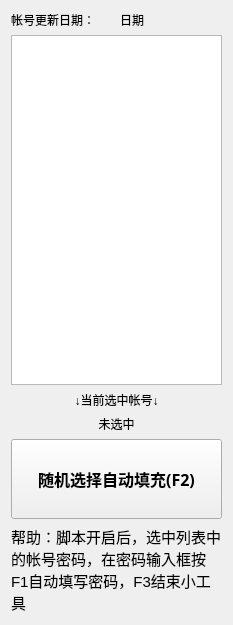
<?xml version="1.0" encoding="UTF-8"?>
<ui version="4.0">
 <class>Form</class>
 <widget class="QWidget" name="Form">
  <property name="geometry">
   <rect>
    <x>0</x>
    <y>0</y>
    <width>233</width>
    <height>625</height>
   </rect>
  </property>
  <property name="windowTitle">
   <string>迅雷会员帐号获取</string>
  </property>
  <layout class="QGridLayout" name="gridLayout">
   <item row="0" column="0">
    <layout class="QHBoxLayout" name="horizontalLayout">
     <item>
      <widget class="QLabel" name="label">
       <property name="text">
        <string>帐号更新日期：</string>
       </property>
      </widget>
     </item>
     <item>
      <widget class="QLabel" name="labeltime">
       <property name="text">
        <string>日期</string>
       </property>
      </widget>
     </item>
    </layout>
   </item>
   <item row="1" column="0">
    <widget class="QListWidget" name="listWidget"/>
   </item>
   <item row="2" column="0">
    <widget class="QLabel" name="label_3">
     <property name="text">
      <string>↓当前选中帐号↓</string>
     </property>
     <property name="alignment">
      <set>Qt::AlignCenter</set>
     </property>
    </widget>
   </item>
   <item row="3" column="0">
    <widget class="QLabel" name="labelxuan">
     <property name="text">
      <string>未选中</string>
     </property>
     <property name="alignment">
      <set>Qt::AlignCenter</set>
     </property>
    </widget>
   </item>
   <item row="4" column="0">
    <widget class="QPushButton" name="pushButton">
     <property name="minimumSize">
      <size>
       <width>0</width>
       <height>80</height>
      </size>
     </property>
     <property name="font">
      <font>
       <family>楷体</family>
       <pointsize>12</pointsize>
       <weight>75</weight>
       <bold>true</bold>
      </font>
     </property>
     <property name="cursor">
      <cursorShape>PointingHandCursor</cursorShape>
     </property>
     <property name="acceptDrops">
      <bool>false</bool>
     </property>
     <property name="layoutDirection">
      <enum>Qt::LeftToRight</enum>
     </property>
     <property name="autoFillBackground">
      <bool>false</bool>
     </property>
     <property name="text">
      <string>随机选择自动填充(F2)</string>
     </property>
     <property name="shortcut">
      <string>F2</string>
     </property>
     <property name="default">
      <bool>false</bool>
     </property>
    </widget>
   </item>
   <item row="5" column="0">
    <widget class="QLabel" name="label_5">
     <property name="font">
      <font>
       <pointsize>11</pointsize>
      </font>
     </property>
     <property name="text">
      <string>帮助：脚本开启后，选中列表中的帐号密码，在密码输入框按F1自动填写密码，F3结束小工具</string>
     </property>
     <property name="textFormat">
      <enum>Qt::AutoText</enum>
     </property>
     <property name="wordWrap">
      <bool>true</bool>
     </property>
    </widget>
   </item>
  </layout>
 </widget>
 <tabstops>
  <tabstop>pushButton</tabstop>
  <tabstop>listWidget</tabstop>
 </tabstops>
 <resources/>
 <connections/>
</ui>
